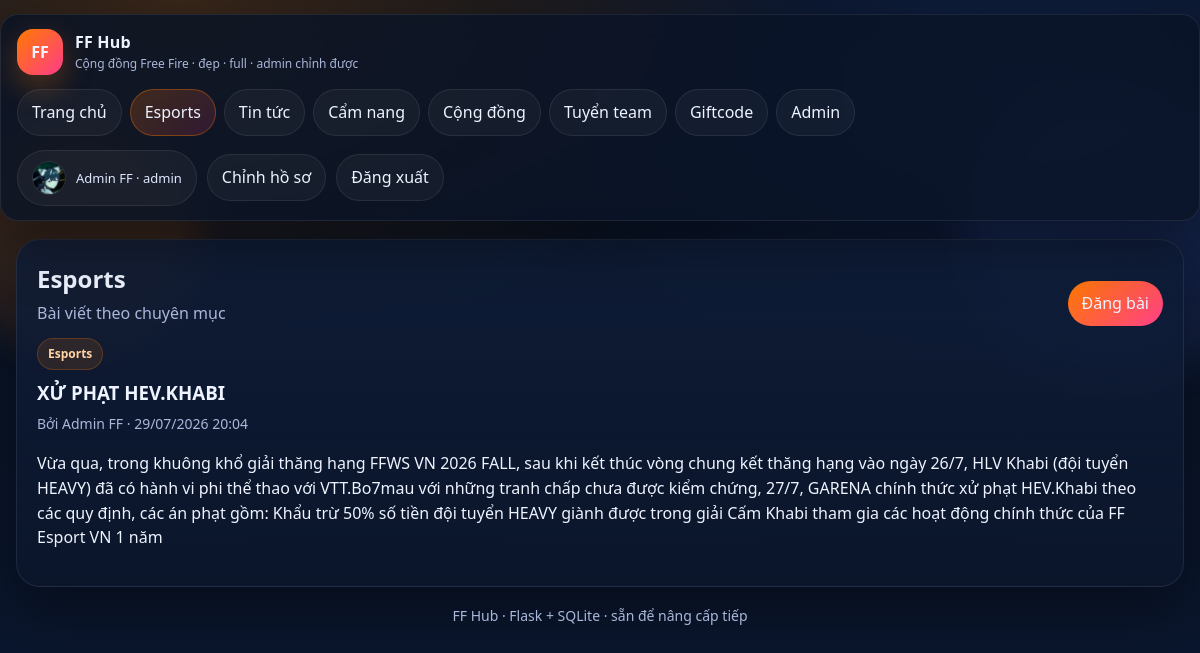
The page /section/esports (signed in) on the database its author committed.
### tables this page shows
CREATE TABLE users (
            id INTEGER PRIMARY KEY AUTOINCREMENT,
            username TEXT UNIQUE NOT NULL,
            display_name TEXT NOT NULL,
            password_hash TEXT NOT NULL,
            role TEXT NOT NULL DEFAULT 'member',
            bio TEXT DEFAULT '',
            avatar TEXT DEFAULT '',
            created_at TEXT NOT NULL,
            updated_at TEXT NOT NULL DEFAULT ''
        );

CREATE TABLE posts (
            id INTEGER PRIMARY KEY AUTOINCREMENT,
            title TEXT NOT NULL,
            category TEXT NOT NULL,
            content TEXT NOT NULL,
            image TEXT DEFAULT '',
            video_url TEXT DEFAULT '',
            author_id INTEGER NOT NULL,
            status TEXT NOT NULL DEFAULT 'pending',
            created_at TEXT NOT NULL,
            updated_at TEXT NOT NULL,
            FOREIGN KEY(author_id) REFERENCES users(id) ON DELETE CASCADE
        );

### app.py (the view)
@app.route('/section/<section_name>')
def section(section_name):
    mapping = {'esports':'Esports','news':'Tin tức','guides':'Cẩm nang','community':'Cộng đồng','recruit':'Tuyển team','giftcode':'Giftcode'}
    if section_name not in mapping:
        abort(404)
    cat = mapping[section_name]
    rows = query_all(base_post_sql() + " WHERE p.category=? AND p.status='approved' ORDER BY p.created_at DESC", (cat,))
    return render_template('section.html', title=f'{cat} · FF Hub', active=section_name, section_title=cat, posts=[dict(x) for x in rows])

### app.py (called while the page is built)
def prettydate(value):
    try:
        return datetime.fromisoformat(value).strftime('%d/%m/%Y %H:%M')
    except Exception:
        return value or ''

def current_user():
    uid = session.get('user_id')
    if not uid:
        return None
    return query_one('SELECT * FROM users WHERE id=?', (uid,))

def connect_db():
    conn = sqlite3.connect(DB_PATH)
    conn.row_factory = sqlite3.Row
    conn.execute('PRAGMA foreign_keys = ON')
    return conn

def get_db():
    if 'db' not in g:
        g.db = connect_db()
    return g.db

def query_all(sql, params=()):
    return get_db().execute(sql, params).fetchall()

def query_one(sql, params=()):
    return get_db().execute(sql, params).fetchone()

@app.template_filter('prettydate')
def _prettydate(v):
    return prettydate(v)

@app.context_processor
def inject():
    if 'csrf_token' not in session:
        session['csrf_token'] = secrets.token_urlsafe(32)
    return {
        'csrf_token': session['csrf_token'],
        'current_user': current_user(),
        'tournament': query_one('SELECT * FROM tournament_settings WHERE id=1'),
        'categories': CATEGORIES,
        'media_url': media_url,
    }

def media_url(folder, filename):
    return url_for('media_file', folder=folder, filename=filename)

def base_post_sql():
    return '''SELECT p.*, u.username AS author_username, u.display_name AS author_display_name, u.avatar AS author_avatar, u.role AS author_role
              FROM posts p JOIN users u ON u.id = p.author_id'''

@app.before_request
def boot():
    if not DB_PATH.exists():
        init_db()

### templates/section.html
{% extends "base.html" %}
{% block content %}
<section class="card">
  <div class="section-head"><div><h1>{{ section_title }}</h1><p>Bài viết theo chuyên mục</p></div><a class="btn primary" href="{{ url_for('create_post') }}">Đăng bài</a></div>
  <div class="postlist">
    {% for post in posts %}
    <article class="post"><div class="tag">{{ post.category }}</div><h3><a href="{{ url_for('post_detail', post_id=post.id) }}">{{ post.title }}</a></h3><div class="meta">Bởi {{ post.author_display_name }} · {{ post.created_at | prettydate }}</div><p>{{ post.content }}</p></article>
    {% else %}<div class="empty">Chưa có bài.</div>{% endfor %}
  </div>
</section>
{% endblock %}

### templates/base.html (shortened to what this page needs)
<!doctype html>
<html lang="vi">
<head>
  <link rel="stylesheet" href="{{ url_for('static', filename='style.css') }}">
</head>
<body>
  <div class="glow glow-a"></div>
  <div class="glow glow-b"></div>
  <header class="topbar">
    <a class="brand" href="{{ url_for('home') }}">
      <div class="logo">FF</div>
      <div>
        <div class="brand-title">FF Hub</div>
        <div class="brand-sub">Cộng đồng Free Fire · đẹp · full · admin chỉnh được</div>
      </div>
    </a>
    <nav class="nav">
      <a href="{{ url_for('home') }}" class="{{ 'active' if active=='home' else '' }}">Trang chủ</a>
      <a href="{{ url_for('section', section_name='esports') }}" class="{{ 'active' if active=='esports' else '' }}">Esports</a>
      <a href="{{ url_for('section', section_name='news') }}" class="{{ 'active' if active=='news' else '' }}">Tin tức</a>
      <a href="{{ url_for('section', section_name='guides') }}" class="{{ 'active' if active=='guides' else '' }}">Cẩm nang</a>
      <a href="{{ url_for('section', section_name='community') }}" class="{{ 'active' if active=='community' else '' }}">Cộng đồng</a>
      <a href="{{ url_for('section', section_name='recruit') }}" class="{{ 'active' if active=='recruit' else '' }}">Tuyển team</a>
      <a href="{{ url_for('giftcodes_page') }}" class="{{ 'active' if active=='giftcode' else '' }}">Giftcode</a>
      {% if current_user and current_user.role in ['mod','admin'] %}
      <a href="{{ url_for('admin_dashboard') }}" class="{{ 'active' if active=='admin' else '' }}">Admin</a>
      {% endif %}
    </nav>
    <div class="authbox">
      {% if current_user %}
      <a class="userchip" href="{{ url_for('profile', username=current_user.username) }}">
        {% if current_user.avatar %}<img src="{{ media_url('avatars', current_user.avatar) }}" class="avatar-mini" alt="avatar">{% endif %}
        <span>{{ current_user.display_name }} · {{ current_user.role }}</span>
      </a>
      <a class="btn ghost" href="{{ url_for('edit_my_account') }}">Chỉnh hồ sơ</a>
      <a class="btn ghost" href="{{ url_for('logout') }}">Đăng xuất</a>
      {% else %}
      <a class="btn ghost" href="{{ url_for('login') }}">Đăng nhập</a>
      <a class="btn primary" href="{{ url_for('register') }}">Đăng ký</a>
      {% endif %}
    </div>
  </header>
  <main class="container">
    {% block content %}{% endblock %}
  </main>
  <footer class="footer">FF Hub · Flask + SQLite · sẵn để nâng cấp tiếp</footer>
</body>
</html>

### static/style.css (style rules this page uses)
:root { --bg1:#07111f;--bg2:#0b1730;--card:rgba(13,24,46,.84);--line:rgba(255,255,255,.08);--text:#eef3ff;--muted:#aab7da;--brand:#ff7a00;--brand2:#ffb44f;--danger:#ff5c73;--shadow:0 22px 60px rgba(0,0,0,.38);--radius:24px }
* { box-sizing:border-box }
html,body { margin:0;padding:0;min-height:100% }
body { color:var(--text);font:16px/1.55 system-ui,-apple-system,BlinkMacSystemFont,"Segoe UI",Roboto,Arial,sans-serif;background:radial-gradient(900px 500px at 15% 0%, rgba(255,122,0,.20), transparent 70%),radial-gradient(900px 500px at 85% 10%, rgba(66,110,255,.16), transparent 60%),linear-gradient(180deg,var(--bg1),var(--bg2)) }
a { color:inherit;text-decoration:none }
img { max-width:100%;display:block }
.glow { position:fixed;inset:auto;filter:blur(18px);pointer-events:none;opacity:.7;z-index:-1 }
.glow-a { width:240px;height:240px;left:-40px;top:120px;background:rgba(255,122,0,.18);border-radius:50% }
.glow-b { width:300px;height:300px;right:-60px;top:90px;background:rgba(92,121,255,.15);border-radius:50% }
.container { max-width:1280px;margin:18px auto;padding:0 16px }
.topbar { position:sticky;top:10px;z-index:20;margin:14px auto 0;max-width:1280px;display:flex;align-items:center;gap:14px;justify-content:space-between;flex-wrap:wrap;padding:14px 16px;background:rgba(10,20,38,.82);backdrop-filter:blur(12px);border:1px solid var(--line);border-radius:18px;box-shadow:var(--shadow) }
.brand { display:flex;align-items:center;gap:12px }
.logo { width:46px;height:46px;border-radius:16px;display:grid;place-items:center;background:linear-gradient(135deg,var(--brand),#ff3c88);font-weight:900;box-shadow:0 12px 30px rgba(255,122,0,.28) }
.brand-title { font-weight:900;letter-spacing:.2px }
.brand-sub { font-size:12px;color:var(--muted) }
.nav { display:flex;flex-wrap:wrap;gap:8px;justify-content:center }
.nav a,.btn,.chip,.userchip { border:1px solid var(--line);background:rgba(255,255,255,.04);color:var(--text);padding:10px 14px;border-radius:999px;transition:.18s transform,.18s border-color,.18s background }
.nav a.active,.chip.active-chip { background:linear-gradient(135deg,rgba(255,122,0,.20),rgba(255,60,136,.14));border-color:rgba(255,122,0,.36) }
.authbox { display:flex;align-items:center;gap:10px;flex-wrap:wrap }
.userchip { font-size:13px;color:#dfe7ff;display:inline-flex;align-items:center;gap:10px }
.btn { cursor:pointer;display:inline-flex;align-items:center;justify-content:center;gap:8px }
.btn.primary { background:linear-gradient(135deg,var(--brand),#ff3f89);border:none }
.btn.ghost { background:rgba(255,255,255,.04) }
.card { background:linear-gradient(180deg,rgba(15,29,56,.86),rgba(12,22,43,.78));border:1px solid var(--line);border-radius:var(--radius);box-shadow:var(--shadow);padding:20px;margin-bottom:18px }
.mini-stat span,.stat span,.meta,.hint,.footer,.preview-note,.video-link { color:var(--muted);font-size:14px }
.section-head { display:flex;align-items:flex-end;justify-content:space-between;gap:12px;margin-bottom:12px }
.section-head h1,.section-head h2 { margin:0 }
.section-head p { margin:4px 0 0;color:var(--muted) }
.ranklist,.postlist,.list,.comments { display:grid;gap:12px }
.post h3,.post h1 { margin:8px 0 6px }
.tag { display:inline-flex;align-items:center;padding:6px 10px;border-radius:999px;background:rgba(255,122,0,.12);color:#ffd3a3;border:1px solid rgba(255,122,0,.24);font-size:12px;font-weight:700 }
.footer { max-width:1280px;margin:0 auto 20px;padding:0 16px;text-align:center }
.avatar-mini { width:34px;height:34px;border-radius:50%;object-fit:cover;border:1px solid var(--line);flex:0 0 auto }

### rows shown on the page
users: avatar (picture), display_name "Admin FF", role "admin"
posts: category "Esports", title "XỬ PHẠT HEV.KHABI", author_display_name "Admin FF", created_at|prettydate "29/07/2026 20:04", content "Vừa qua, trong khuông khổ giải thăng hạng FFWS VN 2026 FALL, sau khi kết thúc vòng chung kết thăng hạng vào ngày 26/7, HLV Khabi (đội tuyển HEAVY) đã có hành vi phi thể thao với VTT.Bo7mau với những tranh chấp chưa được kiểm chứng, 27/7, GARENA chính thức xử phạt HEV.Khabi theo các quy định, các án phạt gồm: Khẩu trừ 50% số tiền đội tuyển HEAVY giành được trong giải Cấm Khabi tham gia các hoạt động chính thức của FF Esport VN 1 năm"
